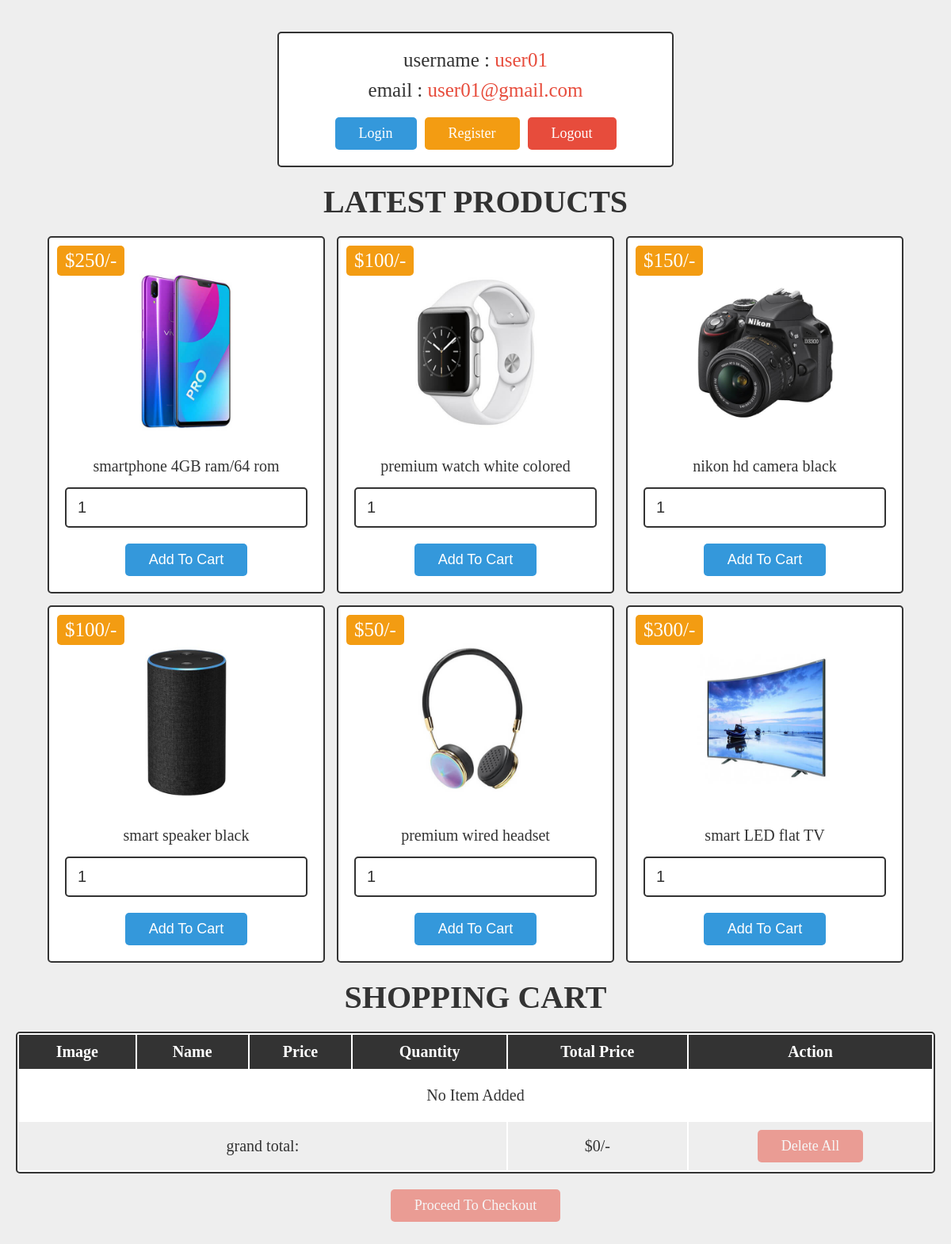
/index.php (signed in), run on the app's committed database.
### tables this page shows
CREATE TABLE `user_form` (
  `id` int(11) NOT NULL,
  `name` varchar(100) NOT NULL,
  `email` varchar(100) NOT NULL,
  `password` varchar(100) NOT NULL
);

CREATE TABLE `products` (
  `id` int(11) NOT NULL,
  `name` varchar(100) NOT NULL,
  `price` int(11) NOT NULL,
  `image` varchar(100) NOT NULL
);

### index.php (the view, shortened to what this page needs)
<?php
require('./connect.php');
if(isset($_SESSION['user_id'])){
    $user_id = $_SESSION['user_id'];
}else{
    $user_id = '';
    header('Location:./login.php');
    exit();
}
?>
<!DOCTYPE html>
<html lang="en">
<head>
    <link rel="stylesheet" href="./assets/css/style.css">
</head>
<body>
<div class="container">
    <div class="user-profile">
        <?php
        $select_form = $conn->prepare("SELECT * FROM `user_form` WHERE id= ?");
        $select_form->execute(array($user_id));
        if($select_form->rowCount() > 0){
            $fetch_form = $select_form->fetch(PDO::FETCH_ASSOC);
        ?>
            <p>username : <span><?= $fetch_form['name']; ?></span></p>
            <p>email : <span><?= $fetch_form['email']; ?></span></p>
            <div class="flex">
                <a href="./login.php" class="btn">login</a>
                <a href="./register.php" class="option-btn">register</a>
                <a href="./index.php?logout=<?= $user_id; ?>" class="delete-btn"
                onclick="return confirm('are your sure you want to logout?');">logout</a>
            </div>
        <?php
        }
        ?>
    </div>
    <div class="products">
        <h1 class="heading">latest products</h1>
        <div class="box-container">
            <?php
                $select_products = $conn->prepare("SELECT * FROM `products`");
                $select_products->execute();
                if($select_products->rowCount() > 0){
                    while($fetch_products = $select_products->fetch(PDO::FETCH_ASSOC)){
            ?>
               <form action="" method="post" class="box">
                    <img src="./assets/images/<?= $fetch_products['image']; ?>" alt="">
                    <p class="name"><?= $fetch_products['name']; ?></p>
                    <p class="price">$<?= $fetch_products['price']; ?>/-</p>
                    <input type="number" name="product_quantity" min="1" value="1">
                    <input type="submit" name="add_to_cart" value="add to cart" class="btn">
               </form>
            <?php
            }
            }
            ?>
        </div>
    </div>
    <div class="shopping-cart">
        <h1 class="heading">shopping cart</h1>
        <table>
            <thead>
                <th>image</th>
                <th>name</th>
                <th>price</th>
                <th>quantity</th>
                <th>total price</th>
                <th>action</th>
            </thead>
            <tbody>
                <?php
                    $grand_total = 0;
                    $select_cart = $conn->prepare("SELECT * FROM `cart` WHERE user_id= ?");
                    $select_cart->execute(array($user_id));
                    if($select_cart->rowCount() > 0){
                        while($fetch_cart = $select_cart->fetch(PDO::FETCH_ASSOC)){
                        $sub_total= $fetch_cart['price']  * $fetch_cart['quantity'];
                ?>
                <tr>
                    <td><img src="./assets/images/<?= $fetch_cart['image']; ?>" height="100" alt=""></td>
                    <td><?= $fetch_cart['name']; ?></td>
                    <td>$<?= $fetch_cart['price'];?>/-</td>
                    <td>
                        <form action="" method="post">
                            <input type="hidden" name="cart_id" value="<?= $fetch_cart['id']; ?>">
                            <input type="number" name="cart_qty" min="1" value="<?= $fetch_cart['quantity']; ?>">
                            <input type="submit" name="update_cart" class="option-btn" value="update">
                        </form>
                    </td>
                    <td>$<?= number_format($sub_total);?>/-</td>
                    <td><a href="./index.php?remove=<?= $fetch_cart['id']; ?>" class="delete-btn"
                    onclick="return confirm('remove item from cart?');">remove</a></td>
                </tr>
                <?php
                 $grand_total += $sub_total;
                }
                }else{
                    echo '<td style="padding: 20px; text-transform:capitalize;" colspan=6>no item added</td>';
                }
                ?>
                <tr class="table-bottom">
                    <td colspan="4">grand total: </td>
                    <td>$<?= number_format($grand_total);?>/-</td>
                    <td><a href="./index.php?delete_all" class="delete-btn <?php echo ($grand_total > 1)?'':'disabled'; ?>"
                    onclick="return confirm('delete all from cart?');">delete all</a></td>
                </tr>
            </tbody>
        </table>
        <div class="cart-btn">
            <a href="#" class="btn <?php echo ($grand_total > 1)?'':'disabled'; ?>">proceed to checkout</a>
        </div>
    </div>
</div>
</body>
</html>

### assets/css/style.css (style rules this page uses)
* { margin: 0; padding: 0; box-sizing: border-box; text-decoration: none; outline: 0; border: 0; }
:root { --blue: #3498db; --red: #e74c3c; --orange: #f39c12; --black: #333; --white: #fff; --light-bg: #eee; --box-shadow: #0 0.5rem 1rem rgba(0, 0, 0, 0.1); --border: 0.2rem solid var(--black); }
html { font-size: 62.5%; overflow-x: hidden; }
body { background: var(--light-bg); }
.btn, .delete-btn, .option-btn { display: inline-block; padding: 1rem 3rem; font-size: 1.8rem; color: var(--white); border-radius: 0.5rem; cursor: pointer; text-transform: capitalize; }
.btn { background: var(--blue); margin-top: 1rem; }
.delete-btn { background: var(--red); }
.option-btn { background: var(--orange); }
.heading { font-size: 4rem; margin-bottom: 2rem; text-align: center; text-transform: uppercase; color: var(--black); }
.container { padding: 2rem; max-width: 1200px; margin: 0 auto; padding-bottom: 7rem; }
.container .user-profile { padding: 2rem; max-width: 50rem; margin: 2rem auto; text-align: center; border: var(--border); border-radius: 0.5rem; box-shadow: var(--box-shadow); background: var(--white); }
.container .user-profile p { margin-bottom: 1rem; font-size: 2.5rem; color: var(--black); }
.container .user-profile p span { color: var(--red); }
.container .user-profile .flex { display: flex; justify-content: center; flex-wrap: wrap; gap: 1rem; align-items: flex-end; }
.container .products .box-container { display: flex; flex-wrap: wrap; gap: 1.5rem; justify-content: center; }
.container .products .box-container .box { padding: 2rem; border: var(--border); border-radius: 0.5rem; box-shadow: var(--box-shadow); background: var(--white); text-align: center; position: relative; width: 35rem; }
.container .products .box-container .box img { height: 25rem; }
.container .products .box-container .box .name { font-size: 2rem; color: var(--black); padding: 0.5rem 0; }
.container .products .box-container .box .price { font-size: 2.5rem; position: absolute; top: 1rem; left: 1rem; padding: 0.5rem 1rem; background: var(--orange); border-radius: 0.5rem; color: var(--white); }
.container .products .box-container .box input[type="number"] { font-size: 2rem; margin: 1rem 0; width: 100%; color: var(--black); border: var(--border); border-radius: 0.5rem; padding: 1.2rem 1.4rem; }
.container .shopping-cart { padding: 2rem 0; }
.container .shopping-cart table { width: 100%; text-align: center; border: var(--border); border-radius: .5rem; box-shadow: var(--box-shadow); background: var(--white); }
.container .shopping-cart table thead { background: var(--black); }
.container .shopping-cart table thead th { padding: 1rem; font-size: 2rem; text-transform: capitalize; color: var(--white); }
.container .shopping-cart table tbody tr td { padding: 1rem; font-size: 2rem; color: var(--black); }
.container .shopping-cart table tbody tr td:nth-child(1) { padding: 0; }
.container .shopping-cart table tbody .table-bottom { background: var(--light-bg); }
.container .shopping-cart table tbody .table-bottom .delete-btn.disabled { pointer-events: none; user-select: none; background: var(--red); opacity: .5; }
.container .shopping-cart .cart-btn { margin-top: 1rem; text-align: center; }
.container .shopping-cart .cart-btn .disabled { pointer-events: none; user-select: none; background: var(--red); opacity: .5; }

### data on the page
user_form: name "user01", email "user01@gmail.com"
products: image (picture), name "smartphone 4GB ram/64 rom", price "250"
products: image (picture), name "premium watch white colored", price "100"
products: image (picture), name "nikon hd camera black", price "150"
products: image (picture), name "smart speaker black", price "100"
products: image (picture), name "premium wired headset", price "50"
products: image (picture), name "smart LED flat TV", price "300"

### other printed values
$grand_total "0"
